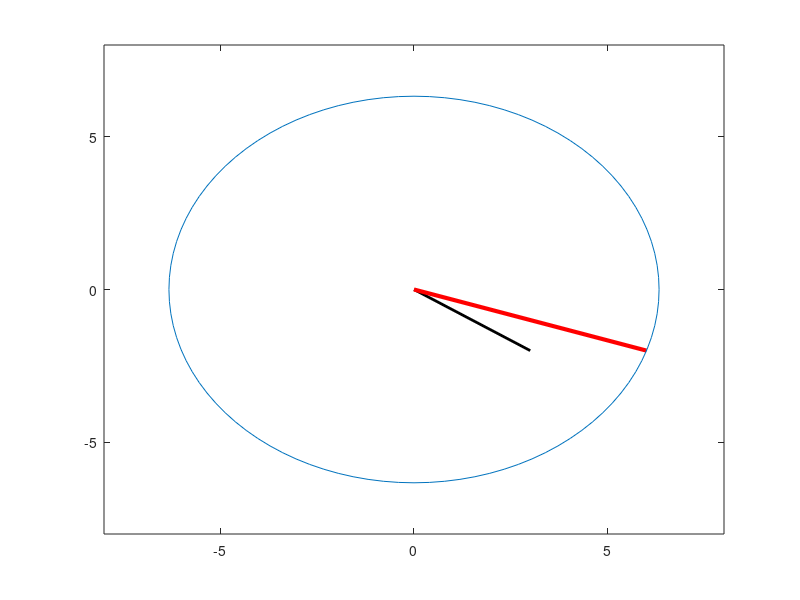
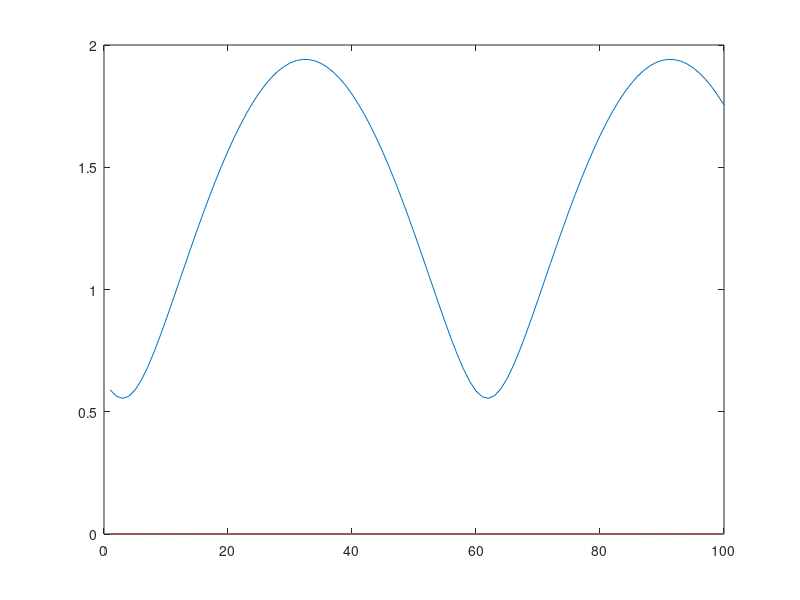

These charts were generated, in order, by the following MATLAB code:
% Explore the transformation matrix

%2D input vector
v = [ 3 -2 ];

thetas = linspace(1,2 * pi, 100);
theta = pi/30;
impureLen = zeros(length(thetas));

for idx = 1:length(thetas)
    theta = thetas(idx);
    A = [2*cos(theta) sin(theta); 
     sin(theta) cos(theta) ];
 
     w = A*v';

     figure(2),clf;

     plot([0 v(1)],[0 v(2)], 'k', 'linew', 2)
     hold on;
     plot([0 w(1)],[0 w(2)], 'r', 'linew', 3)
     axis([-8 8 -8 8]);
 
    th = 0:pi/50:2*pi;
    r = norm(w);
    impureLen(idx) = r;
    xunit = r * cos(th);
    yunit = r * sin(th);
    plot(xunit, yunit);
	pause(0.05);
end

figure(3),clf;
plot((impureLen/norm(v)));
